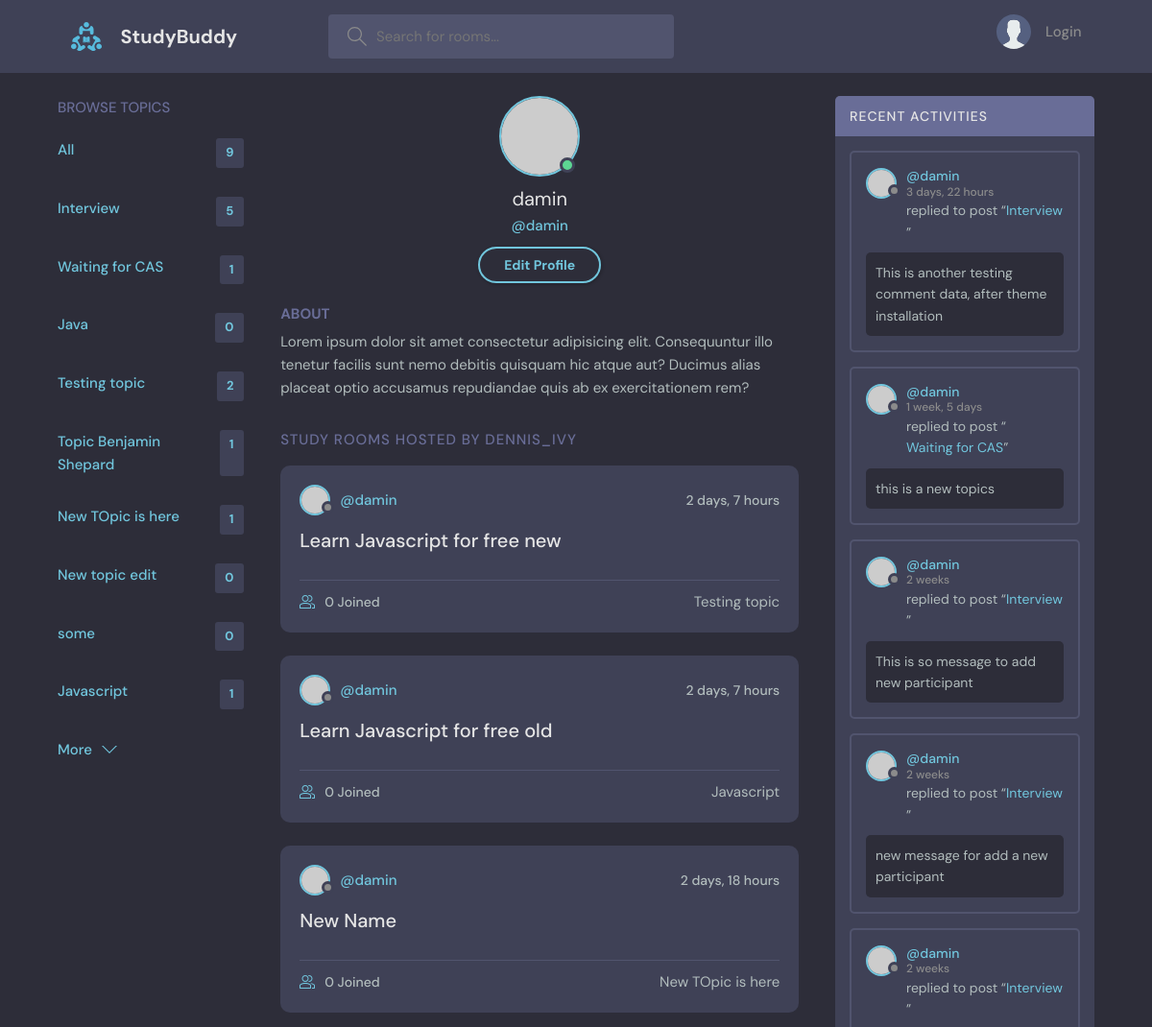
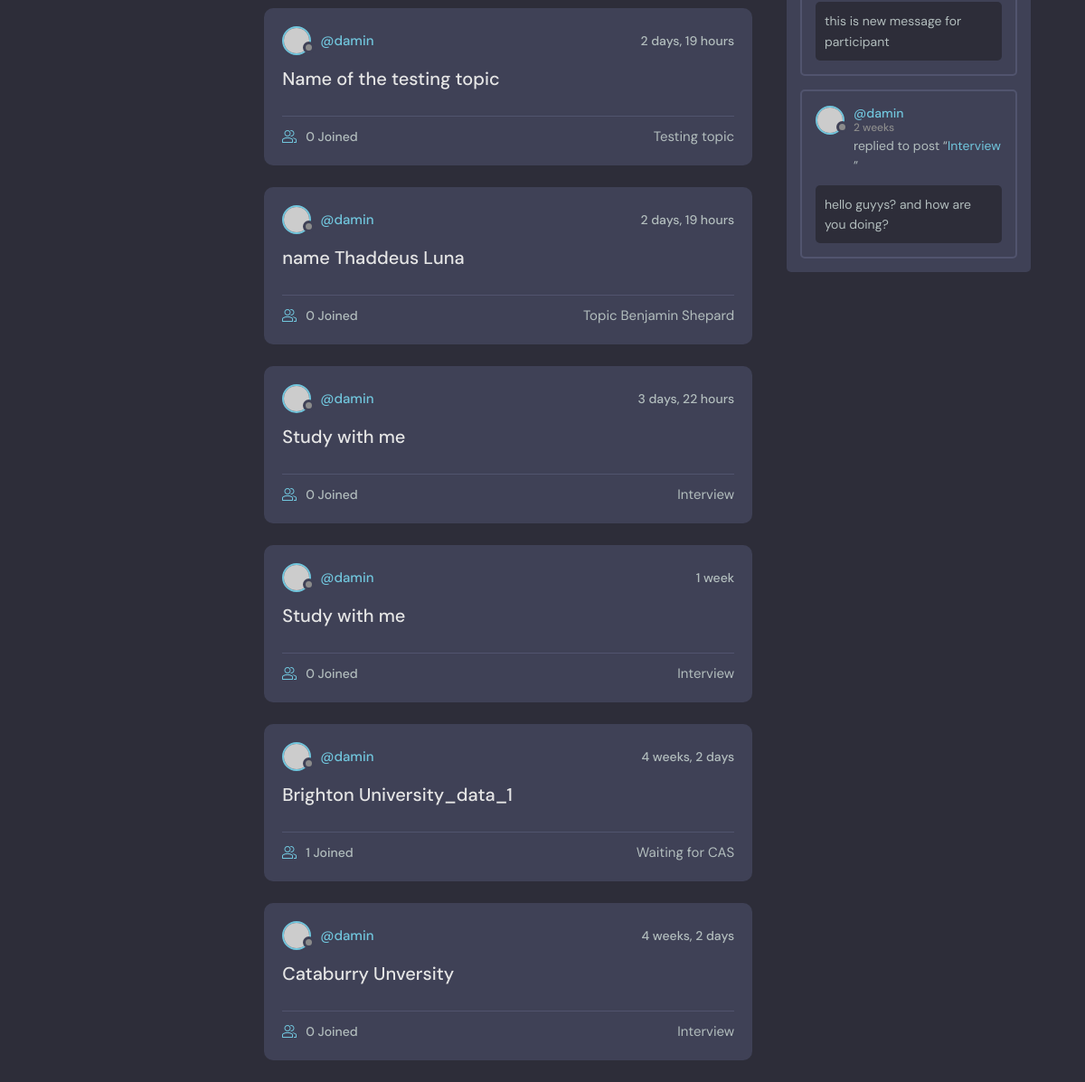
Page /user_profile/1 on the committed database (2 pictures, top to bottom).
### base/models.py (models this page shows, shortened)
class Topic(models.Model):
    name = models.CharField(max_length=200)
    def __str__(self):
        return self.name

class Room(models.Model):
    host = models.ForeignKey(User, on_delete=models.SET_NULL, null=True)
    topic = models.ForeignKey(Topic, on_delete=models.SET_NULL, null=True)
    name = models.CharField(max_length=200)
    description = models.TextField(null=True, blank=True)
    participants = models.ManyToManyField(User, related_name='participants', blank=True)
    updated = models.DateTimeField(auto_now=True)
    created = models.DateTimeField(auto_now_add=True)
    class Meta:
        ordering = ['-updated', '-created']

class Message(models.Model):
    user = models.ForeignKey(User, on_delete=models.CASCADE)
    room = models.ForeignKey(Room, on_delete=models.CASCADE)
    body = models.TextField()
    updated = models.DateTimeField(auto_now=True)
    created = models.DateTimeField(auto_now_add=True)
    class Meta:
        ordering = ['-updated', '-created']
    def __str__(self):
        return self.body[0:50]

### base/views.py (the view)
# urls.py: path("user_profile/<int:pk>", views.userProfile, name="user_profile"),
def userProfile(request, pk):
        user = User.objects.get(id=pk)
        rooms = user.room_set.all()
        room_messages = user.message_set.all()
        topics = Topic.objects.all()
        context = {"user":user, 'rooms': rooms, 'room_messages':room_messages, 'topics': topics}
        return render(request, "base/profile.html", context)

### base/templates/base/profile.html
{% include 'layout.html' %}
{%  block content %}
  <main class="profile-page layout layout--3">
    <div class="container">
     {% include 'base/topics_component.html' %}
      <div class="roomList">
        <div class="profile">
          <div class="profile__avatar">
            <div class="avatar avatar--large active">
              <img src="https://randomuser.me/api/portraits/men/11.jpg" />
            </div>
          </div>
          <div class="profile__info">
            <h3>{{ user.username}}</h3>
            <p>@{{ user.username}}</p>
            <a href="{% url 'update_user' %}" class="btn btn--main btn--pill">Edit Profile</a>
          </div>
          <div class="profile__about">
            <h3>About</h3>
            <p>
              Lorem ipsum dolor sit amet consectetur adipisicing elit. Consequuntur illo tenetur
              facilis sunt nemo debitis quisquam hic atque aut? Ducimus alias placeat optio
              accusamus repudiandae quis ab ex exercitationem rem?
            </p>
          </div>
        </div>
        <div class="roomList__header">
          <div>
            <h2>Study Rooms Hosted by dennis_ivy</a>
            </h2>
          </div>
        </div>
       {% include 'base/feeds_component.html' %}
      </div>
      {% include 'base/activities.html' %}
    </div>
  </main>
{% endblock content %}

### base/templates/base/topics_component.html
<div class="topics">
  <div class="topics__header">
    <h2>Browse Topics</h2>
  </div>
  <ul class="topics__list">
    <li>
      <a href="{% url 'room' %}" class="active"
        >All <span>{{topics.count}}</span></a
      >
    </li>
    {% for topic in topics %}
    <li>
      <a href="{% url 'room' %}?q={{topic.name}}" class="active"
        >{{topic.name}} <span>{{topic.room_set.all.count}}</span></a
      >
    </li>
    {% endfor %}
  </ul>
  <a class="btn btn--link" href="topics.html">
    More
    <svg
      version="1.1"
      xmlns="http://www.w3.org/2000/svg"
      width="32"
      height="32"
      viewBox="0 0 32 32"
    >
      <title>chevron-down</title>
      <path d="M16 21l-13-13h-3l16 16 16-16h-3l-13 13z"></path>
    </svg>
  </a>
</div>

### base/templates/base/feeds_component.html (shortened to what this page needs)
{% for room in rooms %}
<div class="roomListRoom">
  <div class="roomListRoom__header">
    {% if room.host and room.host.id %}
    <a
      href="{% url 'user_profile' room.host.id %}"
      class="roomListRoom__author"
    >
      <div class="avatar avatar--small">
        <img src="https://randomuser.me/api/portraits/women/11.jpg" />
      </div>
      <span>@{{room.host.username}}</span>
    </a>
    {% else %}
    <span>@Unknown</span>
    {% endif %}
    <div class="roomListRoom__actions">
      <span>{{ room.created|timesince }}</span>
    </div>
  </div>
  <div class="roomListRoom__content">
    <a href="{%  url 'room_details' room.id %}">{{ room.name}}</a>
  </div>
  <div class="roomListRoom__meta">
    <a href="{% url 'room_details' room.id %}" class="roomListRoom__joined">
      {{room.participants.all.count}} Joined
    </a>
    <p class="{% url 'room_details' room.id %}">{{ room.topic.name}}</p>
  </div>
</div>
{% endfor %}

### base/templates/base/activities.html (shortened to what this page needs)
<div class="activities">
  <div class="activities__header">
    <h2>Recent Activities</h2>
  </div>
  {% for message in room_messages %}
  <div class="activities__box">
    <div class="activities__boxHeader roomListRoom__header">
      <a
        href="{% url 'user_profile' message.user.id %}"
        class="roomListRoom__author"
      >
        <div class="avatar avatar--small">
          <img src="https://randomuser.me/api/portraits/women/11.jpg" />
        </div>
        <p>
          @{{message.user.username}}
          <span>{{message.created|timesince}}</span>
        </p>
      </a>
    </div>
    <div class="activities__boxContent">
      <p>
        replied to post “<a href="{% url 'room_details' message.room.id %}"
          >{{ message.room.topic}}</a
        >”
      </p>
      <div class="activities__boxRoomContent">{{message.body}}</div>
    </div>
  </div>
  {% endfor %}
</div>

### rows in the picture
Topic: name "Interview", room_set.all.count "5"
Topic: name "Waiting for CAS", room_set.all.count "1"
Topic: name "Java", room_set.all.count "0"
Topic: name "Testing topic", room_set.all.count "2"
Topic: name "Topic Benjamin Shepard", room_set.all.count "1"
Topic: name "New TOpic is here", room_set.all.count "1"
Topic: name "New topic edit", room_set.all.count "0"
Topic: name "some", room_set.all.count "0"
Topic: name "Javascript", room_set.all.count "1"
Room: host.username "damin", created "2 days, 7 hours", name "Learn Javascript for free new", participants.all.count "0", topic.name "Testing topic"
Room: host.username "damin", created "2 days, 7 hours", name "Learn Javascript for free old", participants.all.count "0", topic.name "Javascript"
Room: host.username "damin", created "2 days, 18 hours", name "New Name", participants.all.count "0", topic.name "New TOpic is here"
Room: host.username "damin", created "2 days, 19 hours", name "Name of the testing topic", participants.all.count "0", topic.name "Testing topic"
Room: host.username "damin", created "2 days, 19 hours", name "name Thaddeus Luna", participants.all.count "0", topic.name "Topic Benjamin Shepard"
Room: host.username "damin", created "3 days, 22 hours", name "Study with me", participants.all.count "0", topic.name "Interview"
Room: host.username "damin", created "1 week", name "Study with me", participants.all.count "0", topic.name "Interview"
Room: host.username "damin", created "4 weeks, 2 days", name "Brighton University_data_1", participants.all.count "1", topic.name "Waiting for CAS"
Room: host.username "damin", created "4 weeks, 2 days", name "Cataburry Unversity", participants.all.count "0", topic.name "Interview"
Message: user.username "damin", created "3 days, 22 hours", room.topic "Interview", body "This is another testing comment data, after theme installation"
Message: user.username "damin", created "1 week, 5 days", room.topic "Waiting for CAS", body "this is a new topics"
Message: user.username "damin", created "2 weeks", room.topic "Interview", body "This is so message to add new participant"
Message: user.username "damin", created "2 weeks", room.topic "Interview", body "new message for add a new participant"
Message: user.username "damin", created "2 weeks", room.topic "Interview", body "this is new message for participant"
Message: user.username "damin", created "2 weeks", room.topic "Interview", body "hello guyys? and how are you doing?"

### other values in the picture
{{ topics.count }} "9"
{{ user.username }} "damin"
